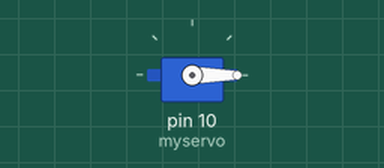
Simulated run of this program. Board: Arduino Uno, built with avr-gcc and run on an emulated ATmega328P. Parts: servo.

Above: at 0.05 s.
At 9.05 s:
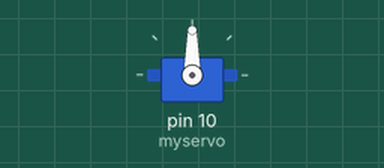
At 18.01 s:
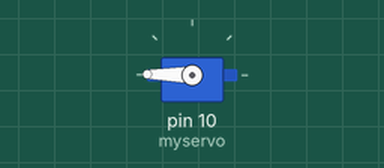
At 39.88 s:
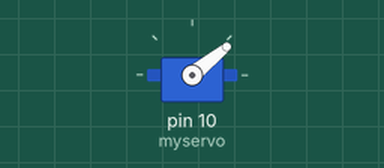
Timing chart, 0 to 40.0 s (numbered marks = the images above):
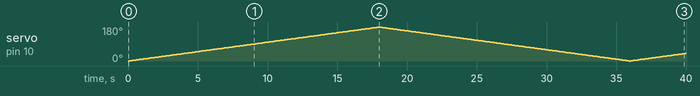

The program:

main.cpp
```cpp
#include <Arduino.h>
#include <Servo.h>
#include <AFMotor.h>

Servo myservo;


void setup() {
  myservo.attach(10);
}

void loop() {

  for(int i = 0; i<180; i++){

   myservo.write(i);
   delay(100);
  }

  for (int i = 180-1; i >0; i--)
  {
   myservo.write(i);
   delay(100);
  }


}
```

Measured:
- by itself, servo on pin 10 (myservo): 0° → 1° at 0.10 s, → 2° 0.10 s later, → 3° 0.10 s later, → 4° 0.10 s later, … (398 changes in this stretch)
